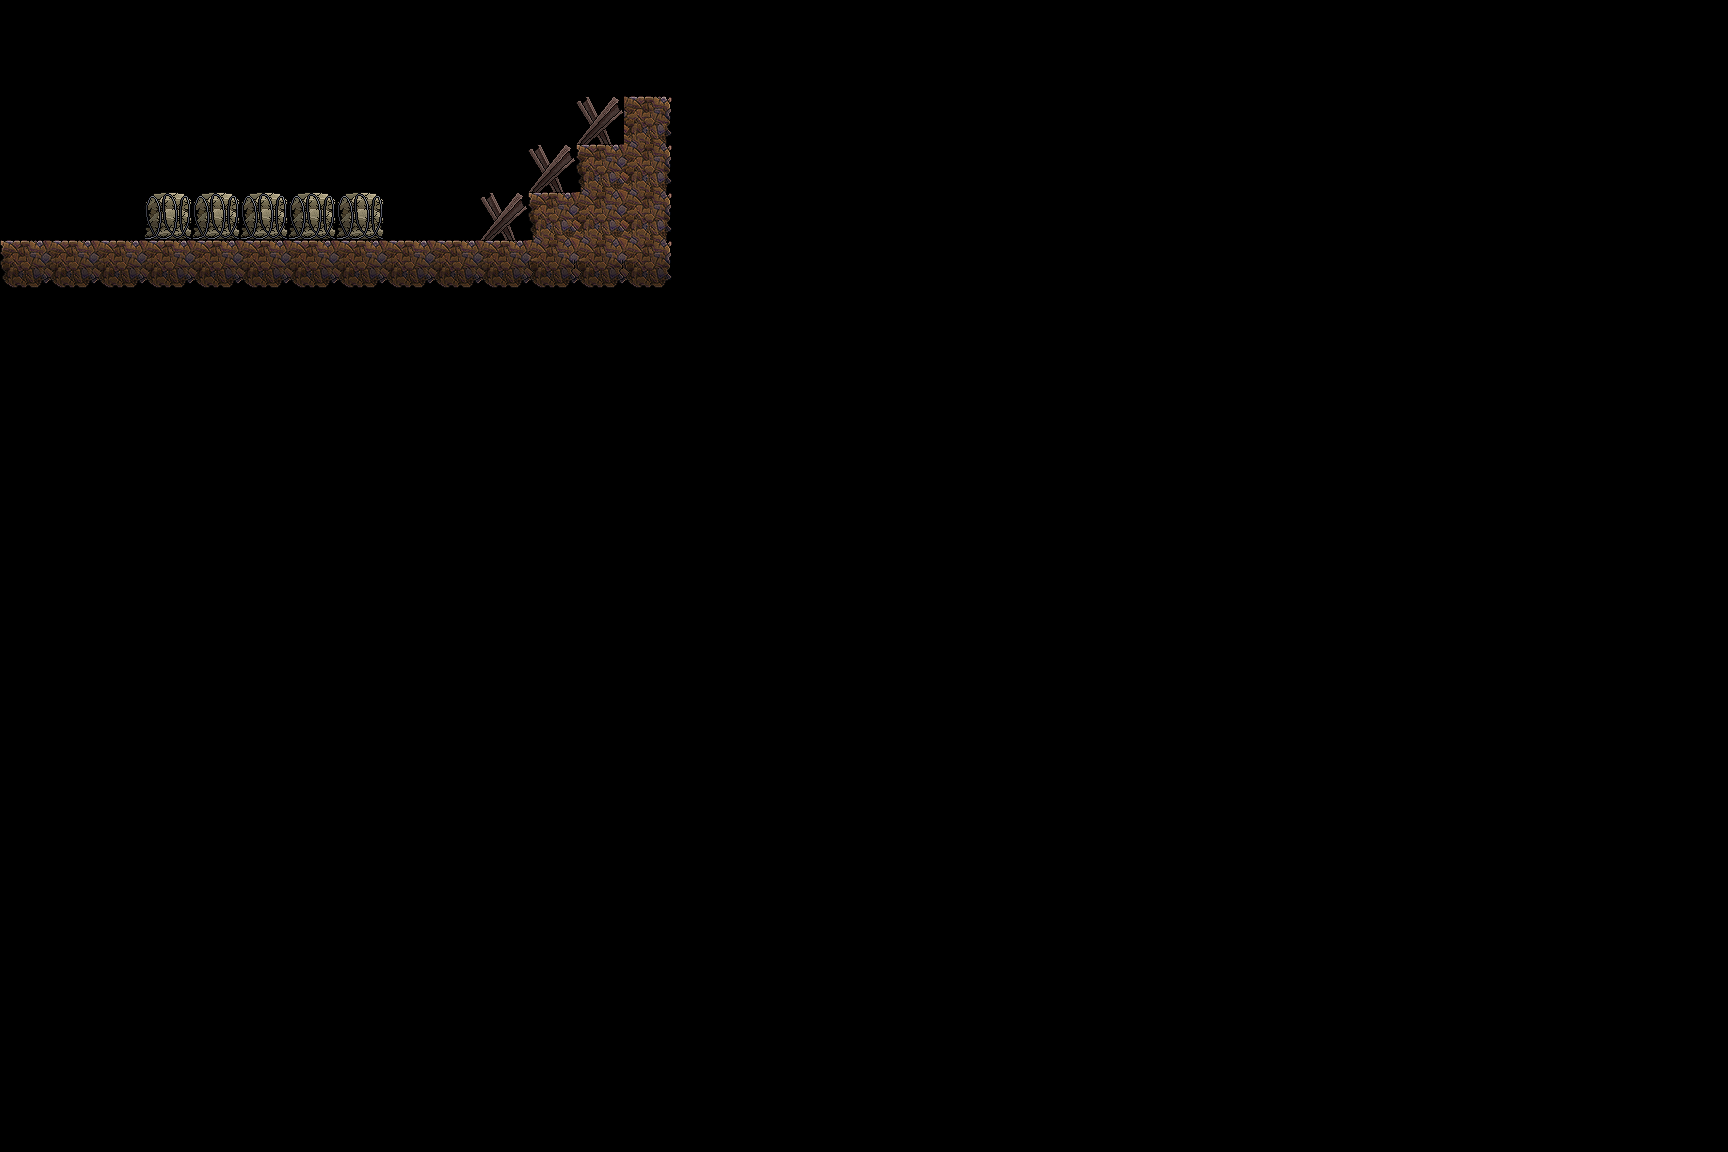

The image is a tile-based game level rendered from a .tmx file. Its description and source (layers, tilesets, objects; grid data summarised) follow:
An orthogonal 36x24 tile map with 48x48 px tiles, 3 tile layers (Ground, Objects, Foreground).

<map version="1.0" orientation="orthogonal" width="36" height="24" tilewidth="48" tileheight="48">
 <tileset firstgid="1" name="Default 1" tilewidth="48" tileheight="48">
  <image source="tileset.png" width="192" height="240" />
  <tile id="16">
   <properties>
    <property name="slope" value="true" />
   </properties>
  </tile>
 </tileset>
 <layer name="Ground" width="36" height="24">
  <data>[864 cells, 23 non-empty, 9 distinct tile ids]</data>
 </layer>
 <layer name="Objects" width="36" height="24">
  <data>[864 cells, 5 non-empty, 1 distinct tile ids]</data>
 </layer>
 <layer name="Foreground" width="36" height="24">
  <data>[864 cells, 5 non-empty, 1 distinct tile ids]</data>
 </layer>
</map>
